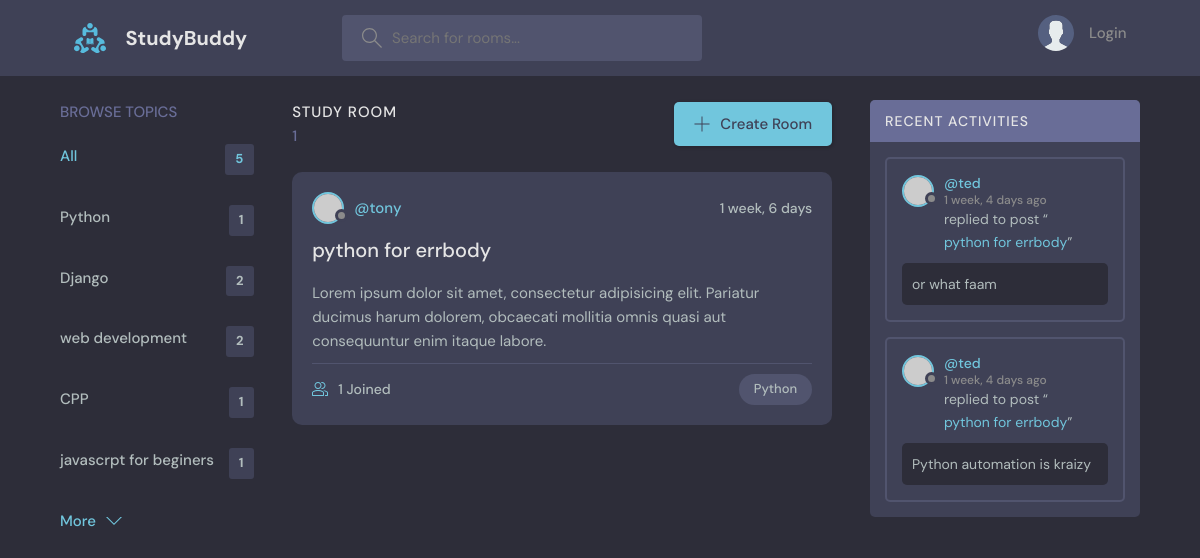
Page /?q=Python on the committed database.
### base/models.py (models this page shows, shortened)
class Topic(models.Model):
    name = models.CharField(max_length=200)

class Room(models.Model):
    host = models.ForeignKey(User, on_delete=models.SET_NULL, null=True)
    topic = models.ForeignKey(Topic, on_delete=models.SET_NULL, null=True)
    name = models.CharField(max_length=200)
    description = models.TextField(null=True, blank=True)
    participants = models.ManyToManyField(User, related_name='participants', blank=True)
    updated = models.DateTimeField(auto_now=True)
    created = models.DateTimeField(auto_now_add=True)
    class Meta:
        ordering =  ['-updated', '-created']
    def __str__(self):
        return self.name

class Message(models.Model):
    user = models.ForeignKey(User, on_delete=models.CASCADE)
    room = models.ForeignKey(Room, on_delete=models.CASCADE)
    body = models.TextField()
    updated = models.DateTimeField(auto_now_add=True)
    created = models.DateTimeField(auto_now_add=True)
    class Meta:
        ordering =  ['-updated', '-created']

### base/views.py (the view)
# urls.py: path('', views.home, name="home"),
def home(request):
    q = request.GET.get('q') if request.GET.get('q') != None else ''
    rooms = Room.objects.filter(
        Q(topic__name__icontains=q) |
        Q(name__icontains=q) |
        Q(description__icontains=q)
    )
    topics = Topic.objects.all()
    room_count = rooms.count()
    room_messages = Message.objects.filter(Q(room__topic__name__icontains=q))
    context = {'rooms': rooms, 'topics': topics, 'room_count': room_count, 'room_messages': room_messages}
    return render(request, 'base/home.html', context)

### base/templates/base/home.html (shortened to what this page needs)
{% extends 'main.html' %}
{% block content %}
    <main class="layout layout--3">
      <div class="container">
        {% include 'base/topics_component.html' %}
        <div class="roomList">
          <div class="roomList__header">
            <div>
              <h2>Study Room</h2>
              <p>{{room_count}}</p>
            </div>
            <a class="btn btn--main" href="{% url 'create-room' %}">
              <svg version="1.1" xmlns="http://www.w3.org/2000/svg" width="32" height="32" viewBox="0 0 32 32">
                <title>add</title>
                <path
                  d="M16.943 0.943h-1.885v14.115h-14.115v1.885h14.115v14.115h1.885v-14.115h14.115v-1.885h-14.115v-14.115z"
                ></path>
              </svg>
              Create Room
            </a>
          </div>
          {% include 'base/feed_component.html' %}
        </div>
        {% include 'base/activity_component.html' %}
      </div>
    </main>
{% endblock %}

### base/templates/base/topics_component.html
<div class="topics">
    <div class="topics__header">
      <h2>Browse Topics</h2>
    </div>
    <ul class="topics__list">
      <li>
        <a href="{% url 'home' %}" class="active">All <span>{{topics.count}}</span></a>
      </li>
    {% for topic in topics %}
      <li>
        <a href="{% url 'home' %}?q={{topic.name}}">{{topic.name}}<span>{{topic.room_set.all.count}}</span></a>
      </li>
    {% endfor %}
    </ul>
    <a class="btn btn--link" href="topics.html">
      More
      <svg version="1.1" xmlns="http://www.w3.org/2000/svg" width="32" height="32" viewBox="0 0 32 32">
        <title>chevron-down</title>
        <path d="M16 21l-13-13h-3l16 16 16-16h-3l-13 13z"></path>
      </svg>
    </a>
  </div>

### base/templates/base/feed_component.html (shortened to what this page needs)
{% for room in rooms %}
<div class="roomListRoom">
    <div class="roomListRoom__header">
      <a href="{% url 'user-profile' room.host.id %}" class="roomListRoom__author">
        <div class="avatar avatar--small">
          <img src="https://randomuser.me/api/portraits/women/11.jpg" />
        </div>
        <span>@{{room.host.username}}</span>
      </a>
      <div class="roomListRoom__actions">
        <span>{{room.created|timesince}}</span>
      </div>
    </div>
    <div class="roomListRoom__content">
      <a href="{% url 'room' room.id %}">{{room.name}}</a>
      <p>
        Lorem ipsum dolor sit amet, consectetur adipisicing elit. Pariatur ducimus harum dolorem, obcaecati
        mollitia omnis quasi aut consequuntur enim itaque labore.
      </p>
    </div>
    <div class="roomListRoom__meta">
      <a href="{% url 'room' room.id %}" class="roomListRoom__joined">
        {{room.participants.all.count}} Joined
      </a>
      <p class="roomListRoom__topic">{{room.topic.name}}</p>
    </div>
  </div>
{% endfor %}

### base/templates/base/activity_component.html (shortened to what this page needs)
<div class="activities">
    <div class="activities__header">
      <h2>Recent Activities</h2>
    </div>
    {% for message in room_messages %}
    <div class="activities__box">
      <div class="activities__boxHeader roomListRoom__header">
        <a href="{% url 'user-profile' message.user.id %}" class="roomListRoom__author">
          <div class="avatar avatar--small">
            <img src="https://randomuser.me/api/portraits/women/11.jpg" />
          </div>
          <p>
            @{{message.user}}
            <span>{{message.created|timesince}} ago</span>
          </p>
        </a>
      </div>
      <div class="activities__boxContent">
        <p>replied to post “<a href="{% url 'room' message.room.id %}">{{message.room}}</a>”</p>
        <div class="activities__boxRoomContent">
            {{message.body}}
        </div>
      </div>
    </div>
    {% endfor %}
  </div>

### rows in the picture
Topic: name "Python", room_set.all.count "1"
Topic: name "Django", room_set.all.count "2"
Topic: name "web development", room_set.all.count "2"
Topic: name "CPP", room_set.all.count "1"
Topic: name "javascrpt for beginers", room_set.all.count "1"
Room: host.username "tony", created "1 week, 6 days", name "python for errbody", participants.all.count "1", topic.name "Python"
Message: user "ted", created "1 week, 4 days", room "python for errbody", body "or what faam"
Message: user "ted", created "1 week, 4 days", room "python for errbody", body "Python automation is kraizy"

### other values in the picture
{{ topics.count }} "5"
{{ room_count }} "1"
